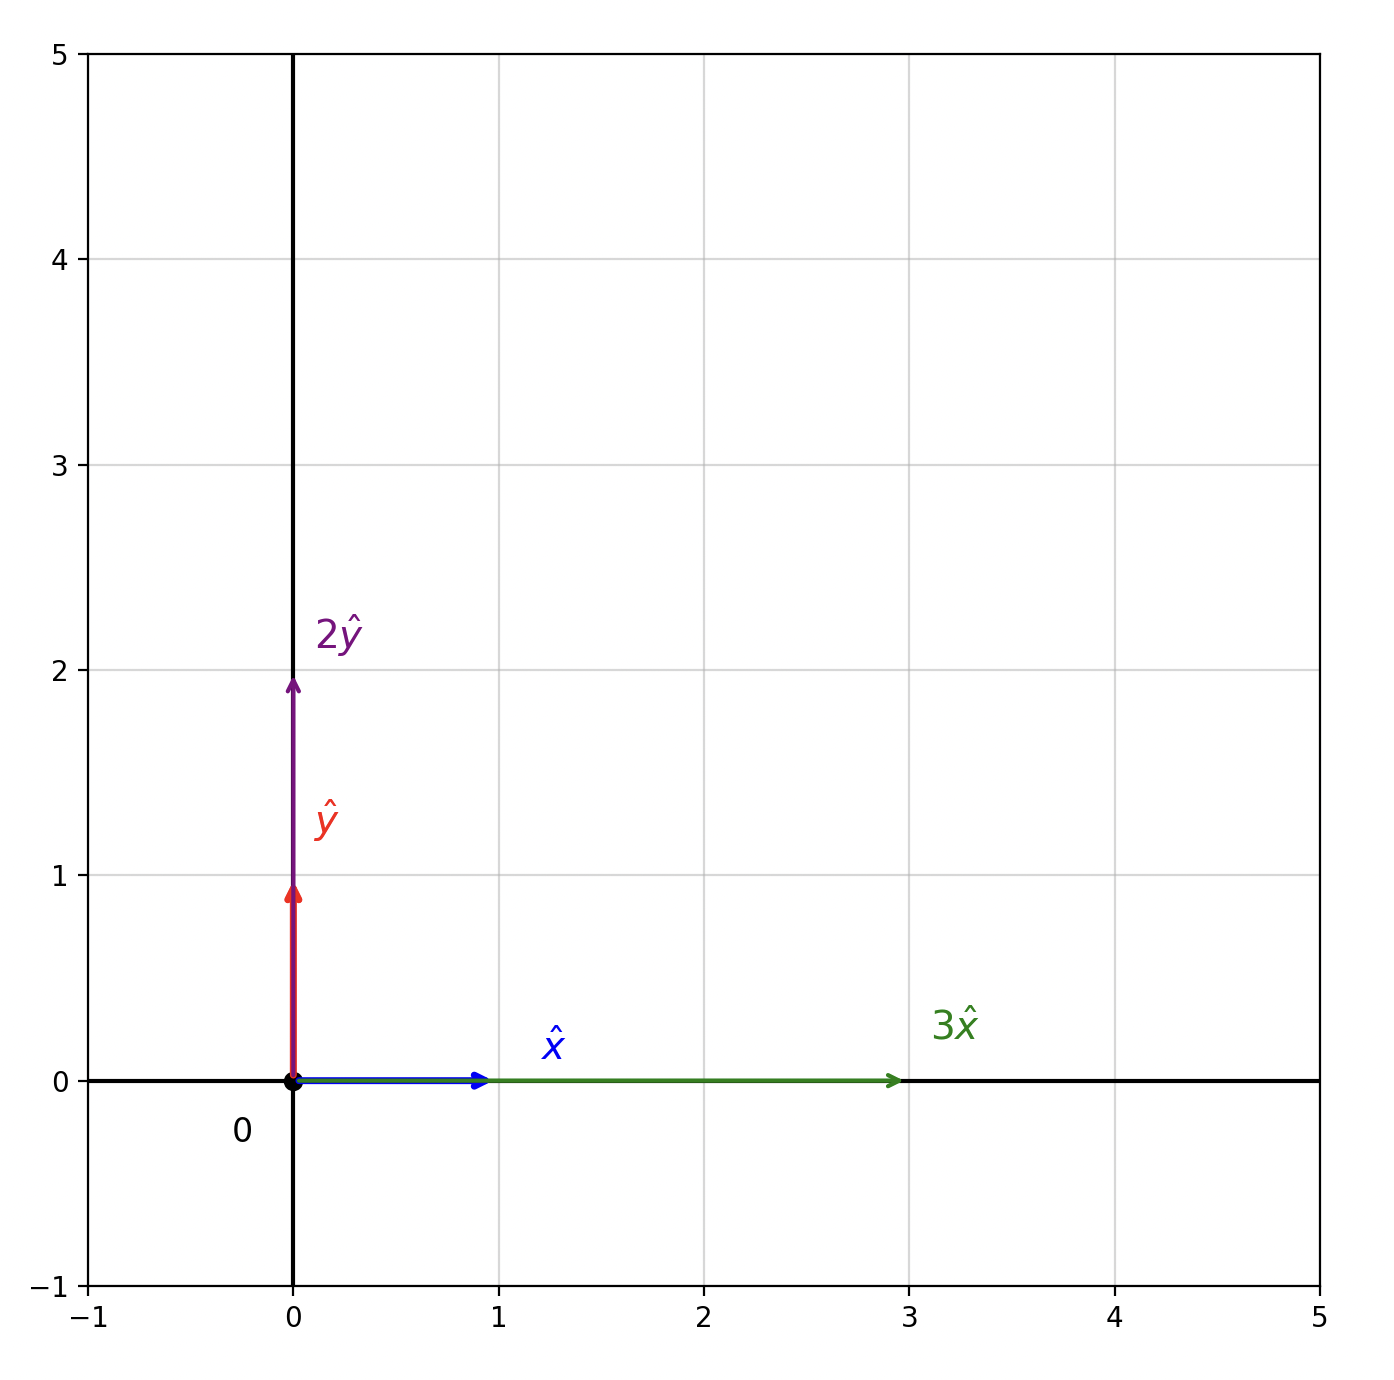

Recreate this plot in Python.
import matplotlib.pyplot as plt
import numpy as np

#make grid
fig, ax = plt.subplots(figsize=(8, 8))

ax.set_xlim(-1, 5)
ax.set_ylim(-1, 5)

ax.set_aspect('equal')

ax.grid(True, alpha=0.5)

#add axes
ax.axhline(0, color='black', linewidth=1.5)
ax.axvline(0, color='black', linewidth=1.5)

ax.plot(0, 0, "ko", markersize=6)
ax.text(-0.3, -0.3, '0', fontsize=12)

xhat = np.array([1, 0])
yhat = np.array([0, 1])

ax.annotate('', 
    xy=(1,0),
    xytext=(0,0),
    arrowprops=dict(arrowstyle='->', color='blue', linewidth=2.5))

ax.text(1.2, 0.1, r'$\hat{x}$', fontsize=14, color='blue')

ax.annotate('', 
    xy=(0, 1),
    xytext=(0,0),
    arrowprops=dict(arrowstyle='->', color='red', linewidth=2.5))

ax.text(0.1, 1.2, r'$\hat{y}$', fontsize=14, color='red')

threex = np.array([3, 0])
twoy = np.array([0, 2])

ax.annotate('', 
    xy=(3, 0),
    xytext=(0,0),
    arrowprops=dict(arrowstyle='->', color='green', linewidth=1.5))

ax.text(3.1,0.2, r'$3\hat{x}$', fontsize=14, color='green')

ax.annotate('', 
    xy=(0, 2),
    xytext=(0,0),
    arrowprops=dict(arrowstyle='->', color='purple', linewidth=1.5))

ax.text(0.1, 2.1, r'$2\hat{y}$', fontsize=14, color='purple')

plt.show()
